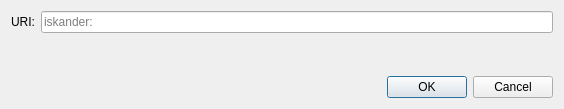
<?xml version="1.0" encoding="UTF-8"?>
<ui version="4.0">
 <class>OpenURIDialog</class>
 <widget class="QDialog" name="OpenURIDialog">
  <property name="geometry">
   <rect>
    <x>0</x>
    <y>0</y>
    <width>564</width>
    <height>109</height>
   </rect>
  </property>
  <property name="windowTitle">
   <string>Open iskander URI</string>
  </property>
  <layout class="QVBoxLayout" name="verticalLayout">
   <item>
    <layout class="QHBoxLayout" name="horizontalLayout">
     <item>
      <widget class="QLabel" name="label">
       <property name="text">
        <string>URI:</string>
       </property>
      </widget>
     </item>
     <item>
      <widget class="QValidatedLineEdit" name="uriEdit">
       <property name="placeholderText">
        <string notr="true">iskander:</string>
       </property>
      </widget>
     </item>
    </layout>
   </item>
   <item>
    <spacer name="verticalSpacer">
     <property name="orientation">
      <enum>Qt::Vertical</enum>
     </property>
     <property name="sizeHint" stdset="0">
      <size>
       <width>20</width>
       <height>40</height>
      </size>
     </property>
    </spacer>
   </item>
   <item>
    <widget class="QDialogButtonBox" name="buttonBox">
     <property name="orientation">
      <enum>Qt::Horizontal</enum>
     </property>
     <property name="standardButtons">
      <set>QDialogButtonBox::Cancel|QDialogButtonBox::Ok</set>
     </property>
    </widget>
   </item>
  </layout>
 </widget>
 <customwidgets>
  <customwidget>
   <class>QValidatedLineEdit</class>
   <extends>QLineEdit</extends>
   <header>qt/qvalidatedlineedit.h</header>
  </customwidget>
 </customwidgets>
 <resources/>
 <connections>
  <connection>
   <sender>buttonBox</sender>
   <signal>accepted()</signal>
   <receiver>OpenURIDialog</receiver>
   <slot>accept()</slot>
   <hints>
    <hint type="sourcelabel">
     <x>248</x>
     <y>254</y>
    </hint>
    <hint type="destinationlabel">
     <x>157</x>
     <y>274</y>
    </hint>
   </hints>
  </connection>
  <connection>
   <sender>buttonBox</sender>
   <signal>rejected()</signal>
   <receiver>OpenURIDialog</receiver>
   <slot>reject()</slot>
   <hints>
    <hint type="sourcelabel">
     <x>316</x>
     <y>260</y>
    </hint>
    <hint type="destinationlabel">
     <x>286</x>
     <y>274</y>
    </hint>
   </hints>
  </connection>
 </connections>
</ui>
